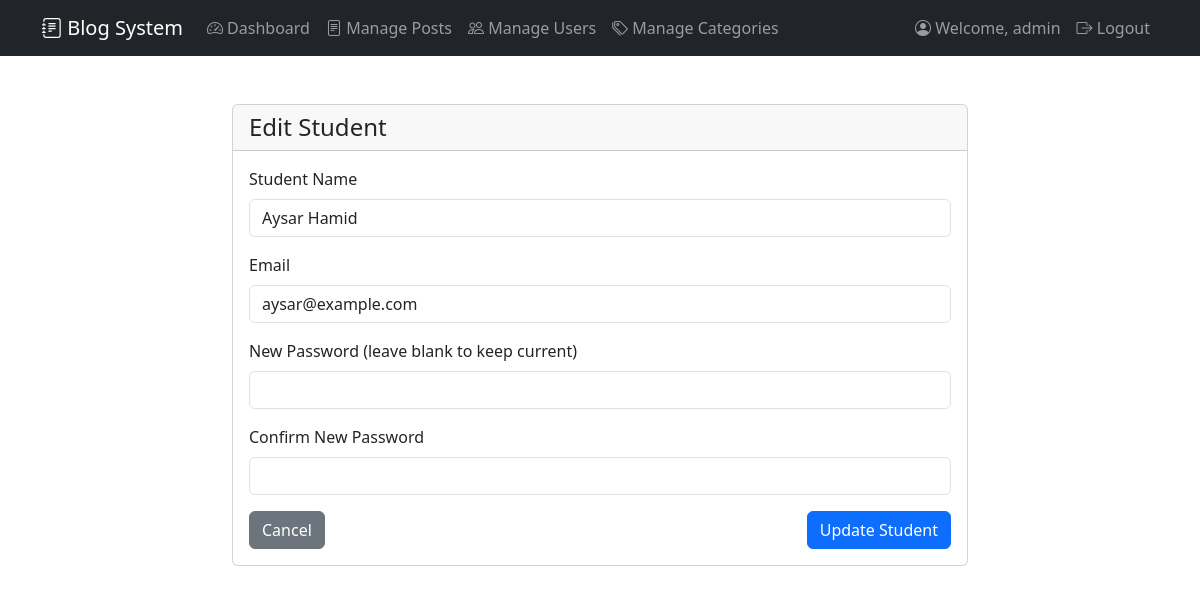
The app's page /admin/edituser.php?id=1 (signed in), older data.
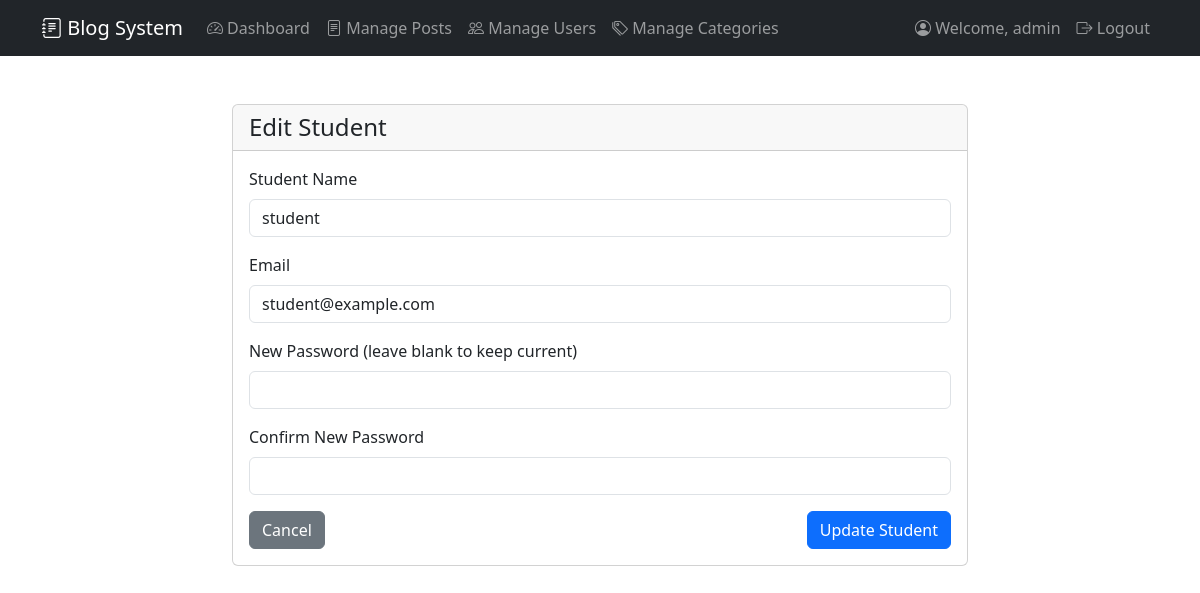
The same page, newer data.
### tables this page shows
CREATE TABLE `student` (
  `studentid` int(11) NOT NULL,
  `studentname` varchar(255) NOT NULL,
  `email` varchar(255) NOT NULL,
  `password` varchar(255) NOT NULL,
  `created_at` timestamp NOT NULL DEFAULT current_timestamp(),
  `updated_at` timestamp NOT NULL DEFAULT current_timestamp() ON UPDATE current_timestamp()
);

### admin/edituser.php (the view, shortened to what this page needs)
<?php
require_once '../includes/DatabaseConnection.php';
$student_id = $_GET['id'];
$errors = [];
try {
    $stmt = $pdo->prepare("SELECT * FROM student WHERE studentid = ?");
    $stmt->execute([$student_id]);
    $student = $stmt->fetch();
} catch (PDOException $e) {
    error_log("Database error in edit user: " . $e->getMessage());
    $errors[] = "An error occurred while updating the student";
}
?>
<!DOCTYPE html>
<html lang="en">
<head>
    <link href="https://cdn.jsdelivr.net/npm/bootstrap@5.3.0/dist/css/bootstrap.min.css" rel="stylesheet">
    <link href="https://cdn.jsdelivr.net/npm/bootstrap-icons@1.7.2/font/bootstrap-icons.css" rel="stylesheet">
</head>
<body>
    <?php include '../templates/admin_navigation.php'; ?>
    <div class="container py-5">
        <div class="row justify-content-center">
            <div class="col-md-8">
                <div class="card">
                    <div class="card-header">
                        <h4 class="mb-0">Edit Student</h4>
                    </div>
                    <div class="card-body">
                        <form method="post" action="">
                            <div class="mb-3">
                                <label for="studentname" class="form-label">Student Name</label>
                                <input type="text" class="form-control" id="studentname" name="studentname"
                                       value="<?php echo htmlspecialchars($student['studentname']); ?>" required>
                            </div>
                            <div class="mb-3">
                                <label for="email" class="form-label">Email</label>
                                <input type="email" class="form-control" id="email" name="email"
                                       value="<?php echo htmlspecialchars($student['email']); ?>" required>
                            </div>
                            <div class="mb-3">
                                <label for="password" class="form-label">New Password (leave blank to keep current)</label>
                                <input type="password" class="form-control" id="password" name="password">
                            </div>
                            <div class="mb-3">
                                <label for="confirm_password" class="form-label">Confirm New Password</label>
                                <input type="password" class="form-control" id="confirm_password" name="confirm_password">
                            </div>
                            <div class="d-flex justify-content-between">
                                <a href="manageusers.php" class="btn btn-secondary">Cancel</a>
                                <button type="submit" class="btn btn-primary">Update Student</button>
                            </div>
                        </form>
                    </div>
                </div>
            </div>
        </div>
    </div>
</body>
</html>

Row changes from the older to the newer data that the page shows:
changed student: studentname "Aysar Hamid" → "student"; email "aysar@example.com" → "student@example.com"
